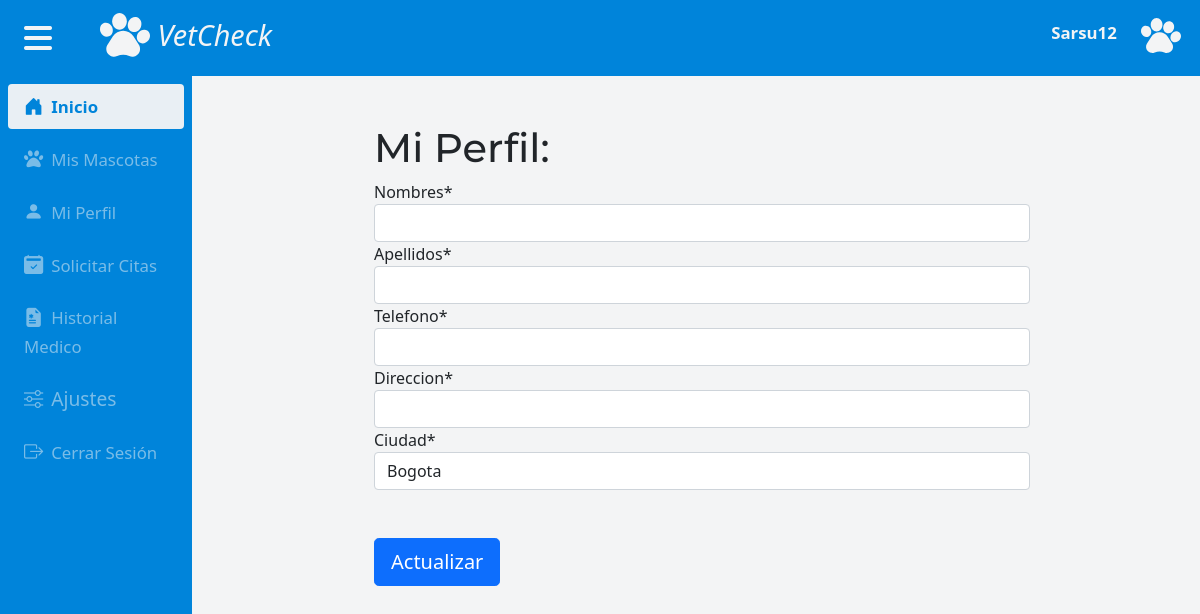
Page /actualizar/cliente/ (signed in) on the earlier database version.
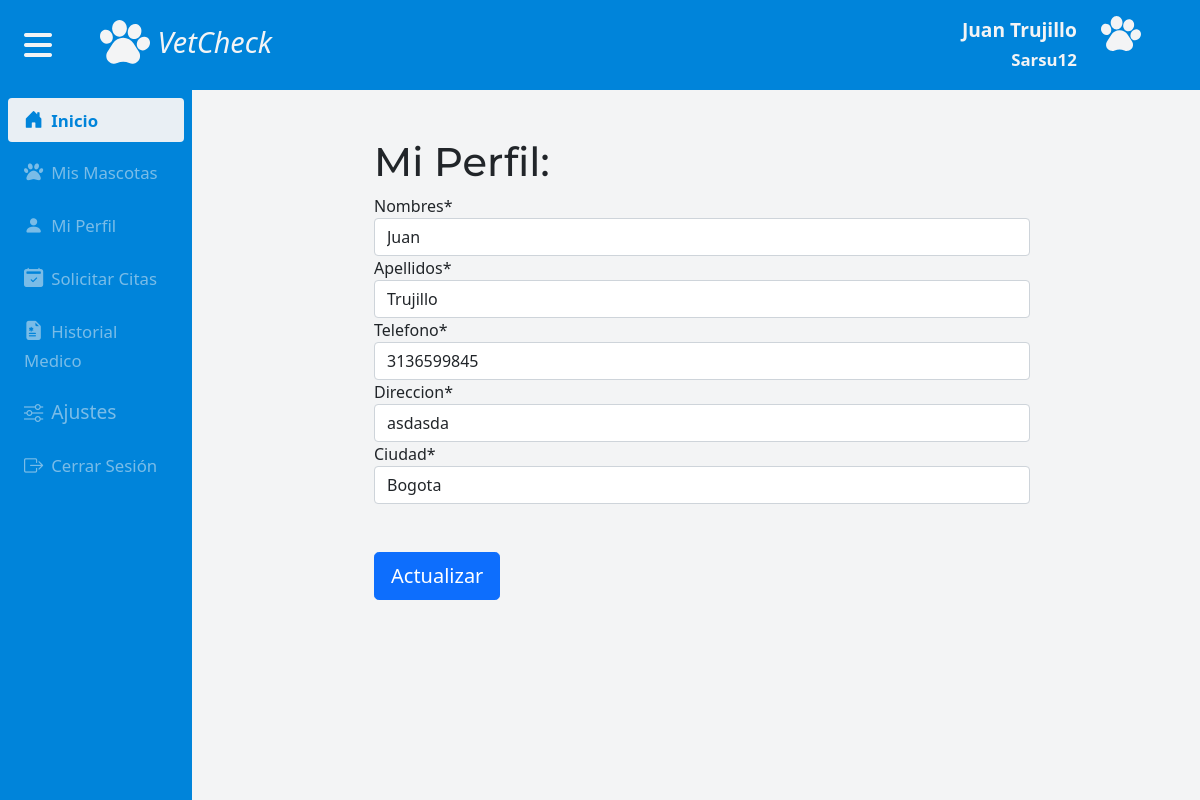
Same page on the later database version.
### users/models.py (models this page shows, shortened)
class PerfilCliente (models.Model):
    usuario = models.OneToOneField(User, on_delete=models.CASCADE)
    nombres = models.CharField(verbose_name= "Nombres", max_length= 40)
    apellidos = models.CharField(verbose_name="Apellidos", max_length= 75)
    phone_regex = RegexValidator(regex='^(3)([0-9]){9}$', message = "Por favor escribe el numero en el formato aceptado sin codigo de area ej: 3123456789")
    phone = models.CharField(validators=[phone_regex], max_length=10, verbose_name="Telefono")
    direccion = models.CharField(verbose_name= "Direccion", max_length = 60)
    slug = models.SlugField(null=True, blank = True)
    class Ciudades(models.IntegerChoices):
     BOGOTA=   1, 'Bogota'
     MEDELLIN =   2, 'Medellin'
     CALI =    3, 'Cali'
     BARRANQUILLA =   4, 'Barranquilla'
     CARTAGENA =    5, 'Cartagena'
     CUCUTA =    6, 'Cucuta'
     BUCARAMANGA =    7, 'Bucaramanga'
     VILLAVICENCIO =   8, 'Villavicencio'
     IBAGUE =    9, 'Ibague'
     SANTAMARTA =    10, 'Santa Marta'
     MANIZALES=    11, 'Manizales'
     PEREIRA=    12, 'Pereira'
     NEIVA=    13, 'Neiva'
     PASTO=    14, 'Pasto'
     ARMENIA=    15, 'Armenia'
    ciudad = models.IntegerField(choices = Ciudades.choices , default = Ciudades.BOGOTA)
    def get_absolute_url(self):
        return reverse('profile-cliente')

class User(AbstractUser):
    groups = models.ForeignKey(Group, on_delete= models.CASCADE, default = 1)

### vetmain/views.py (the view)
# urls.py: path('actualizar/cliente/', ProfileCliente.as_view(), name="profile-cliente"),
class ProfileCliente(LoginRequiredMixin, generic.UpdateView):
    model = PerfilCliente
    template_name = "profile-cliente.html"
    fields = ['nombres', 'apellidos', 'phone', 'direccion', 'ciudad']
    def get(self, request, *args, **kwargs):
        if self.request.user.groups.name == "Cliente":
            return super().get(request, *args, **kwargs)
        else:
            return(redirect('home'))
    def get_object(self):
        return PerfilCliente.objects.get(pk=self.request.user.perfilcliente.pk)

### vetmain/templates/profile-cliente.html (shortened to what this page needs)
{% extends 'base.html' %}
{% load static %}
{% load crispy_forms_tags %}
{% block css %}
<link rel="stylesheet" href="{% static 'css/vetmain.css' %}">
<link rel="stylesheet" href="https://cdn.jsdelivr.net/npm/fullcalendar@5.9.0/main.min.css">
{% endblock %}
{% block content %}
<section class="home-main">
{% include 'navmain.html' %}
{% if request.user.perfilcliente %}
{% load static %}
<section class="content-main row d-flex justify-content-center">
    {% include 'menu-izquierda.html' %}
    <div class="col-lg-10 col-sm-12 contenidoInner row d-flex justify-content-center px-0">
       <div class="col-md-8 py-5">
        <h1>Mi Perfil:</h1>
      <form class="" method="POST" action="{{form.instance.get_absolute_url}}">{% csrf_token %}
        {{form|crispy}}
        <button type="submit" class="btn btn-primary btn-lg my-5">Actualizar</button>
      </form>
    </div>
    </div>
</section>
{% endif %}
</section>
{% endblock %}

### vetmain/templates/navmain.html (shortened to what this page needs)
{% load static %}
<section class="navcliente">
    <nav class="navbar navbar-expand-lg px-3">
        <div class="container-fluid px-2">
          <a class="me-5 span-sidebar" id="icox" aria-current="page" href="#"><i class="fa fa-bars" id="bars"></i></a>
          <a class="navbar-brand" href="{% url 'home-cliente' %}"><img class="img-fluid img-nav" src="{% static 'img/pawprint.svg'%}" onmouseover="this.src='{% static  'img/logocel.png' %}'" onmouseout="this.src='{% static  'img/pawprint.svg' %}'"> VetCheck</a>
          <div class="collapse navbar-collapse" id="navbarSupportedContent">
            <ul class="navbar-nav ms-auto mb-2 mb-lg-0">
              <li class="nav-item"><a class="nav-link nav-linkPC active" aria-current="page" href="#">
                <div class="row">
                  <div class="col-8 text-end">
                    <strong >{{request.user.perfilcliente.nombres}} {{request.user.perfilcliente.apellidos}}</strong>
                    <small class="font-weight-light">{{request.user.username}}</small>
                  </div>
                  <div class="col-4">
                  <img href="#" src="{% static 'img/pawprint.svg'%}" style="max-width: 40px;">
                  </div>
                </div>
              </a></li>
            </ul>
          </div>
        </div>
      </nav>
</section>

Differences in the rows shown:
changed User "Sarsu12": user.perfilcliente.nombres (not shown) → "Juan"; user.perfilcliente.apellidos (not shown) → "Trujillo"
changed PerfilCliente "Bogota": nombres (not shown) → "Juan"; apellidos (not shown) → "Trujillo"; phone (not shown) → "3136599845"; direccion (not shown) → "asdasda"
